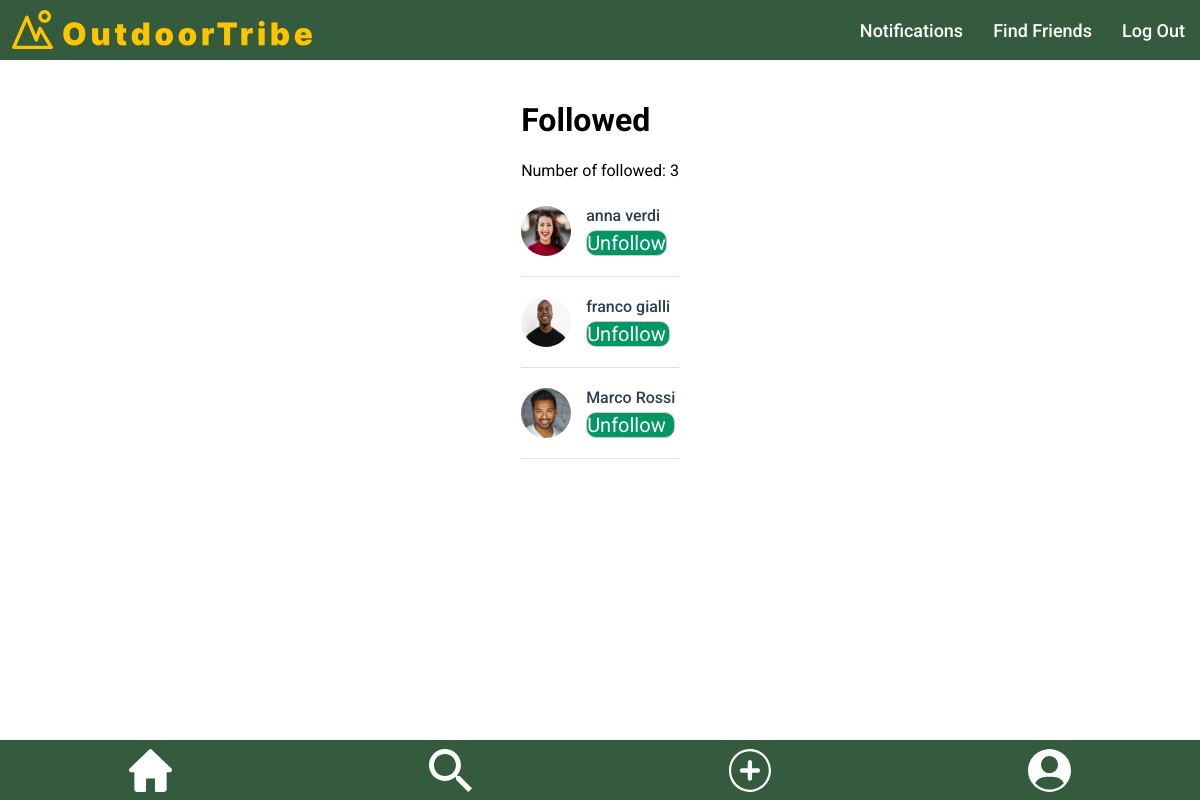
The app's page /public/follow.php?followed_id=15 with its own data.
### tables this page shows
CREATE TABLE `user` (
  `id` int NOT NULL,
  `name` varchar(100) NOT NULL,
  `surname` varchar(100) NOT NULL,
  `email` varchar(100) NOT NULL,
  `password` varchar(100) NOT NULL
);

CREATE TABLE `photo` (
  `id` int NOT NULL,
  `post_id` int DEFAULT NULL,
  `user_id` int DEFAULT NULL,
  `name` text NOT NULL
);

### public/follow.php (the view, shortened to what this page needs)
<?php
include("./../server/connection.php");
?>
<!DOCTYPE html>
<html lang="en">
<head>
  <link rel="stylesheet" href="./../templates/header/header.css">
  <link rel="stylesheet" href="./../templates/footer/footer.css">
  <link rel="stylesheet" href="./styles/follower.css">
</head>
<body>
  <main class="container">
  <?php
  $current_user_id = isset($_GET['followed_id']) ? $_GET['followed_id'] : null;
  if($current_user_id !== null) {
      $query = "SELECT user.name, user.surname, user.id
                FROM user
                JOIN follow ON user.id = follow.followed_id
                WHERE follow.follower_id = ?";
      $stmt = $conn->prepare($query);
      $stmt->bind_param("i", $current_user_id);
      $stmt->execute();
      $result = $stmt->get_result();
      echo '<h1>Followed</h1>';
      echo '<p>Number of followed: '.$result->num_rows.'</p>';
      while($row = $result->fetch_assoc()) {
        $followed_id = $row['id'];
        $followed_name = $row['name'];
        $followed_surname = $row['surname'];
        $query_image = "SELECT name FROM photo WHERE user_id = ? AND post_id IS NULL";
        $stmt_image = $conn->prepare($query_image);
        $stmt_image->bind_param("i", $followed_id);
        $stmt_image->execute();
        $result_image = $stmt_image->get_result();
        if ($result_image->num_rows > 0) {
            $photo_profile_row = $result_image->fetch_assoc();
            $followed_image = "./../uploads/photos/profile/" . $photo_profile_row['name'];
        } else {
            $followed_image = "./../uploads/photos/profile/default_profile_image.jpg";
        }
        echo '<div class="follower">';
        echo '<img class="profile-picture" src="'.$followed_image.'" alt="profile picture">';
        echo '<div class="follower-info">';
        echo '<a href="otherprofile.php?id='.$followed_id.'" class="profile-link">'.$followed_name.' '.$followed_surname.'</a>';
        echo '<a href="#" class="unfollow-btn full-btn" data-id="'.$followed_id.'">Unfollow</a>';
        echo '</div>';
        echo '</div>';
        echo '<hr>';
      }
  } else {
      echo '<p>No user ID provided.</p>';
  }
  ?>
  </main>
</body>
</html>

### templates/header/header.css (style rules this page uses)
header { font-family: "Roboto", sans-serif; height: 60px; display: flex; flex-direction: row; background-color: #355B3E; align-items:center; max-width: 2000px; margin: auto; position: fixed; top: 0; left: 0; right: 0; z-index: 1; }
.left-section { flex: 1; display: flex; }
.right-section { display: flex; align-items: center; }
.logo { margin-left: 10px; height: 45px; }
.menu { position: absolute; top: 65px; right: 0px; width: 130px; background-color: #355B3E; color: #ffffff; padding: 20px; align-items: center; }
.menu a { color: #ffffff; font-weight: 500; font-size: 18px; text-decoration: none; padding: 0 15px; }
@media screen and (min-width: 769px) { .menu { position: static; width: auto; background-color: transparent; color: inherit; padding: 0; display: flex; flex-direction: row; } }

### templates/footer/footer.css (style rules this page uses)
.footer-nav { height: 60px; display: flex; flex-direction: row; background-color: #355B3E; align-items:center; max-width: 2000px; margin: auto; justify-content:space-around; position: fixed; bottom: 0; left: 0; right: 0; }
.footer-nav img { height: 43px; margin-top: 5px; }

### public/styles/follower.css (style rules this page uses)
body { font-family: "Roboto", sans-serif; display: flex; justify-content: center; margin: 60px 0 60px 0; padding: 0; }
.container { padding: 20px; }
.follower { display: flex; align-items: center; padding: 10px 0; }
.profile-picture { width: 50px; height: 50px; border-radius: 50%; margin-right: 15px; }
.follower-info { display: flex; flex-direction: column; }
.profile-link { font-weight: 500; text-decoration: none; color: #2c3e50; margin-bottom: 5px; }
hr { border: none; border-top: 1px solid #e0e0e0; margin: 10px 0; }
.full-btn { border-radius: 10px; border: 1px solid #ccc; font-size: 20px; color: white; background-color: #029664; text-decoration: none; }

### records on screen
user: photo.name (picture), name "anna", surname "verdi"
user: photo.name (picture), name "franco", surname "gialli"
user: photo.name (picture), name "Marco", surname "Rossi"

### other values on screen
$result->num_rows "3"
